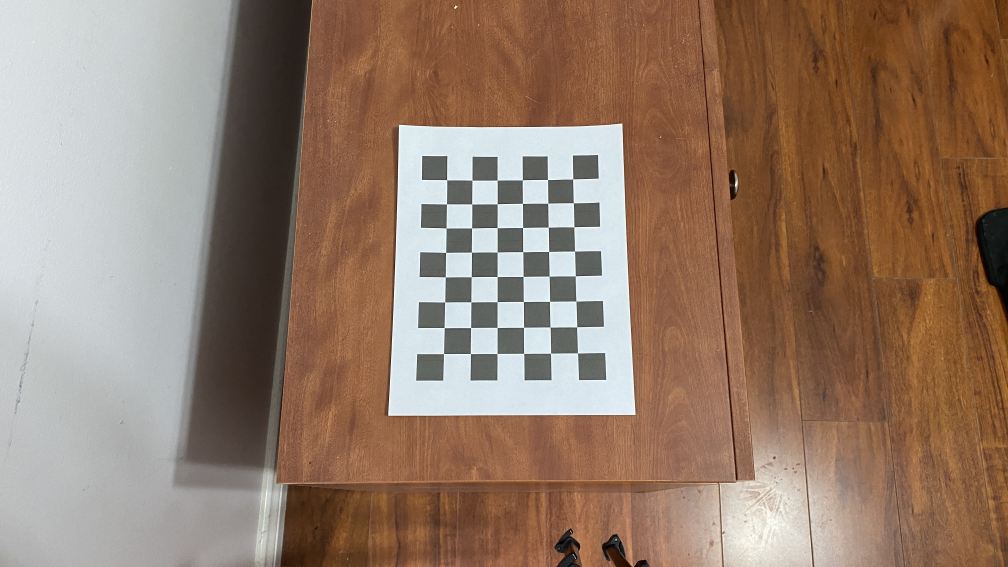
#> input picture Camera Calibrations/phone_camera_calibration/IMG_4207.JPG, 4032 x 2268 px, given as the content of the folder Term 1/ELEC 421/Project/Code/videos/gopro_camera_calibration, which was not available (shown at 1/4 size)
$ python camera_cal.py   (older library calls are emulated)
#> lines starting #> are read from the running program, lines starting #| are printed output that depends on the picture; after the words box and inside, x2 and y2 are one past the last pixel; in counts of white or black regions, pixels touching at a corner belong together; long printed decimals are rounded; pictures that were not available may be replaced by others from this repository, and a replacement may not be noted
#Camera Calibration script
import cv2
import numpy as np
import glob
import time
import imutils as im
import os

Iphone = glob.glob('C:/Users/Owen/Desktop/School/ECE_2020_2021/Term 1/ELEC 421/Project/Code/videos/phone_camera_calibration/*.JPG') #location of either iphone or gopro images
Gopro = glob.glob('C:/Users/Owen/Desktop/School/ECE_2020_2021/Term 1/ELEC 421/Project/Code/videos/gopro_camera_calibration/*.JPG')

camera_type = 'Gopro' #Either Iphone or Gopro depending on which camera we want to calibrate for

def image_resize(frame):
    if(camera_type == 'Gopro'):
        size = (800,600) #Gopro Image ratio is 4:3
    else:
        size = (640, 360) #Iphone image Ratio is 16:9
    img = cv2.resize(frame, dsize=size, interpolation=cv2.INTER_CUBIC) #Change resize shape
    return img

if __name__ == '__main__':

    checkerBoard = (8,6) #6 x 8 checkerboard for camera calibration
    corner_criteria = (cv2.TERM_CRITERIA_EPS + cv2.TERM_CRITERIA_MAX_ITER, 30, 0.001) #termination criteria

    object_points = [] #3D points for each checkerboard image
    image_points = [] #2D points for each checkerboard image

    #Defining world cooridinates for 3d points
    objp = np.zeros((1, checkerBoard[0] * checkerBoard[1], 3), np.float32)
    objp[0,:,:2] = np.mgrid[0:checkerBoard[0], 0:checkerBoard[1]].T.reshape(-1, 2)

    #cv2.namedWindow('Checkerboard Detection', cv2.WINDOW_AUTOSIZE)
    #Extracting images from glob and detecting the checkerboard pattern of the images

    if(camera_type == 'Gopro'):
        images = Gopro
    else:
        images = Iphone

    for image in images:
        filename = os.path.basename(image)

        img = cv2.imread(image)
#> img is the input picture: shape (2268, 4032, 3); mean B, G, R 106.9, 124.1, 148.5
        print(img.shape)
#| (2268, 4032, 3)
        img = image_resize(img)
#> in image_resize, `img = cv2.resize(frame, dsize=size, interpolation=cv2.INTER_CUBIC)`:
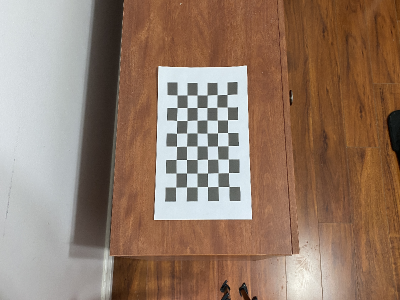
#> img: shape (600, 800, 3) (shown at 1/2 size); mean B, G, R 106.9, 124.1, 148.5
        gray_img = cv2.cvtColor(img, cv2.COLOR_BGR2GRAY) #Makes it easier to find corners
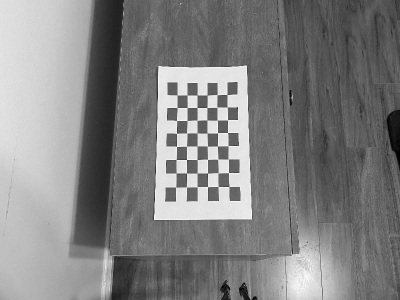
#> gray_img: shape (600, 800) (shown at 1/2 size); min 0, max 255, mean 129.5

        #Find checkerboard corners, ret = true when desired number of corners are found
        patternfound, corners = cv2.findChessboardCorners(gray_img, checkerBoard, cv2.CALIB_CB_ADAPTIVE_THRESH + cv2.CALIB_CB_FAST_CHECK + cv2.CALIB_CB_NORMALIZE_IMAGE)
#> patternfound = True; corners = 48 rows, first 8: [454.4, 189.6], [454.6, 214.5], [455.5, 240.2], [455.5, 265.5], [456.5, 291.9], [456.9, 318.5], [457.5, 345.7], [458.5, 373.5]


        if (patternfound):
            print(filename)
            object_points.append(objp)
            #Finds the more refined pixel cooridinates given the corners from cv2.findChessboardCorners
            refined_corners = cv2.cornerSubPix(gray_img, corners, (11,11), (-1,-1), corner_criteria)
#> refined_corners = 48 rows, first 8: [454.5, 189.6], [454.7, 214.5], [455.5, 240], [455.7, 265.4], [456.5, 291.7], [456.9, 318.5], [457.4, 345.6], [458.6, 373.6]
            image_points.append(refined_corners)

            #Draw and display the corners onto image
            img = cv2.drawChessboardCorners(img, checkerBoard, refined_corners, patternfound)
            img = cv2.putText(img, filename, (10, 80), cv2.FONT_HERSHEY_PLAIN, 2, (255,0,255), 2, cv2.LINE_AA)
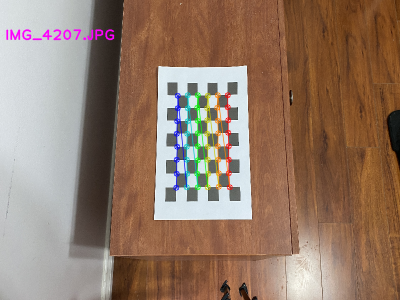
#> img: shape (600, 800, 3) (shown at 1/2 size); mean B, G, R 106.2, 123.2, 148.3
        cv2.imshow('Checkerboard Detection', img)
        cv2.waitKey(0)

    print("Calibrating images...")

    error, camera_matrix, distortion_coeff, rot_vec, trans_vec = cv2.calibrateCamera(object_points, image_points, gray_img.shape[::-1], None, None)
#> error = 0.281; camera_matrix = [[945.3, 0, 410.4], [0, 1394.1, 292.1], [0, 0, 1]]; distortion_coeff = [[-0.99, 188.8, -0.0385, 0.0122, 2.35]]; rot_vec = ([-0.406, 0.41, 1.52],); trans_vec = ([2.2, -3.47, 47.75],)

    print("Reprojection Error: ", error)
#| Reprojection Error:  0.2808
    print("Camera Matrix", camera_matrix)
#| Camera Matrix [[9.45270216e+02 0.00000000e+00 4.10372621e+02]
#|  [0.00000000e+00 1.39410823e+03 2.92132029e+02]
#|  [0.00000000e+00 0.00000000e+00 1.00000000e+00]]
    print("Distortion Coefficients: ", distortion_coeff)
#| Distortion Coefficients:  [[-9.89859827e-01  1.88754179e+02 -3.84671864e-02  1.21831743e-02
#|    2.35039463e+00]]
    #cv2.namedWindow('Undistorted Image', cv2.WINDOW_AUTOSIZE)

    #Get a new optimal Camera Matrix
    img = cv2.imread(images[0])
    img = image_resize(img)
    h, w = img.shape[:2]
    new_camera_matrix, roi = cv2.getOptimalNewCameraMatrix(camera_matrix, distortion_coeff, (w,h), 0, (w,h))
#> new_camera_matrix = [[9837.5, 0, 385.5], [0, 15515.7, 280.3], [0, 0, 1]]; roi = (0, 0, 799, 599)

    #Compute undistortion and refctification transformation map
    mapX, mapY = cv2.initUndistortRectifyMap(camera_matrix, distortion_coeff, np.eye(3),new_camera_matrix, gray_img.shape[::-1], cv2.CV_32FC1)
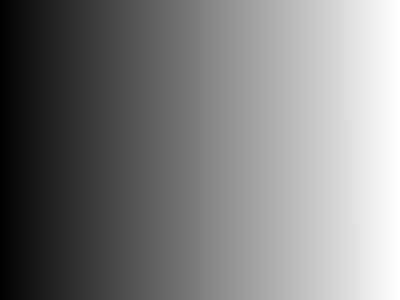
#> mapX: shape (600, 800) float32 (shown at 1/2 size); min 373.4, max 450.2, mean 411.7; drawn with min black and max white
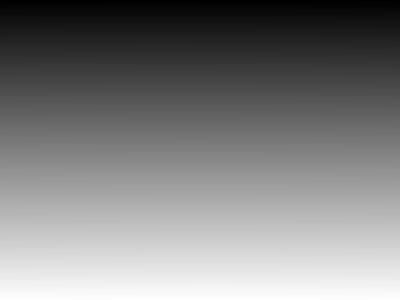
#> mapY: shape (600, 800) float32 (shown at 1/2 size); min 266.8, max 320.7, mean 293.8; drawn with min black and max white

    #Save Camera Parameters to .csv file
    np.savetxt(('Camera Calibrations/'+ camera_type + '_Camera_Matrix.csv'), camera_matrix, delimiter=',',newline = '\n', fmt='%f', header=(camera_type + ' Camera Matrix'))
    np.savetxt(('Camera Calibrations/'+ camera_type + '_Camera_Dist_Coeff.csv'), distortion_coeff, delimiter=',',newline = '\n', fmt='%f', header=(camera_type + ' Distortion Coefficients'))

    #Show corrected images
    for image in images:
        filename = os.path.basename(image)
        img = cv2.imread(image)
        img = image_resize(img)
        img_undistorted = cv2.remap(img, mapX, mapY, cv2.INTER_LINEAR) #Undistorted Image
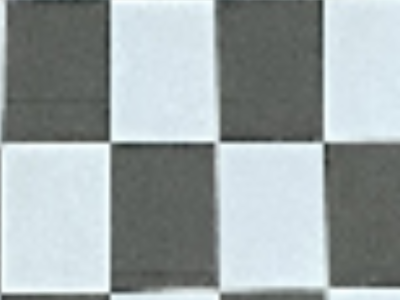
#> img_undistorted: shape (600, 800, 3) (shown at 1/2 size); mean B, G, R 166.1, 165, 156.2
        img_undistorted = cv2.putText(img_undistorted, filename, (10, 80), cv2.FONT_HERSHEY_PLAIN, 2, (255,0,255), 2, cv2.LINE_AA)
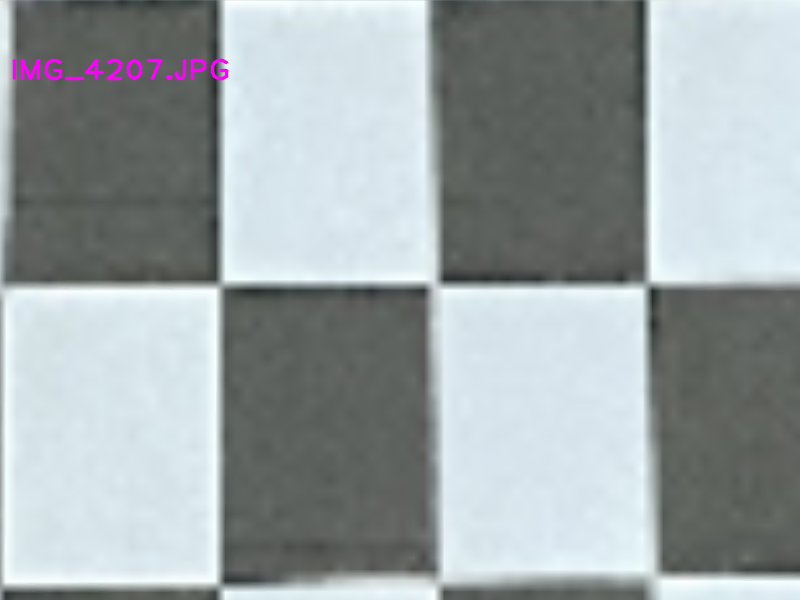
#> img_undistorted: shape (600, 800, 3); 0.5% of pixels changed, all inside (x1, y1, x2, y2) = (12, 58, 229, 81)
        print(filename)

        cv2.imshow('Undistorted Image', img_undistorted)
        cv2.waitKey(0)

    cv2.destroyAllWindows()

$ run again, on Camera Calibrations/phone_camera_calibration/IMG_4211.JPG
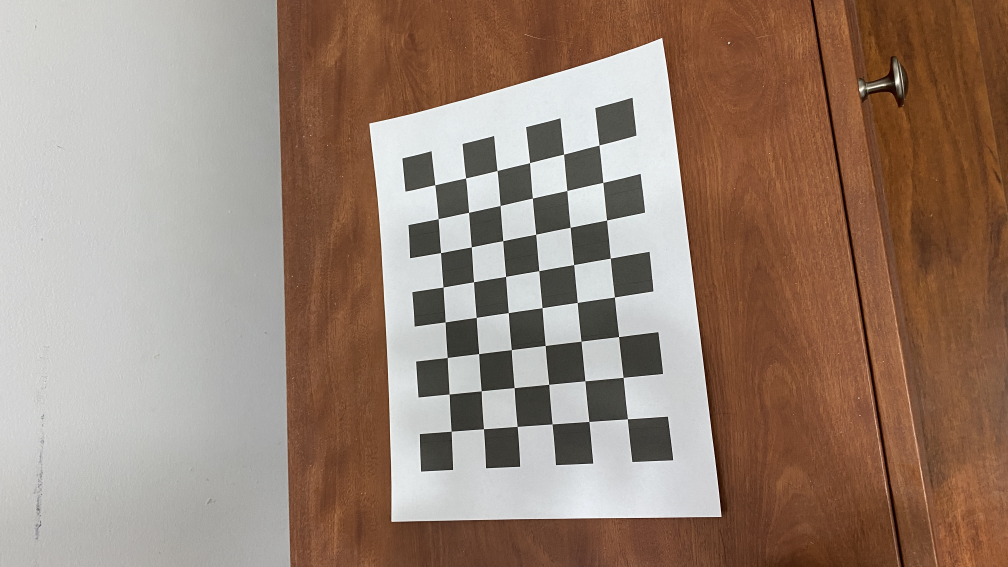
#> input picture Camera Calibrations/phone_camera_calibration/IMG_4211.JPG, 4032 x 2268 px, given as the content of the folder Term 1/ELEC 421/Project/Code/videos/gopro_camera_calibration, which was not available (shown at 1/4 size)
#> img is the input picture: shape (2268, 4032, 3); mean B, G, R 117.5, 132, 153.7
#| (2268, 4032, 3)
#> patternfound = True; corners = 48 rows, first 8: [475.8, 153.1], [478.6, 193.1], [481.6, 232.8], [484.6, 273.3], [487.5, 314.5], [490.5, 356.6], [494.4, 399.7], [497.4, 443.5]
#> refined_corners = 48 rows, first 8: [475.2, 153.5], [478.1, 193.2], [481.4, 232.9], [484, 273.4], [487.6, 314.4], [491.1, 356.2], [494.4, 399.4], [497.8, 443.1]
#> `img = cv2.putText(img, filename, (10, 80), cv2.FONT_HERSHEY_PLAIN, 2, ..`:
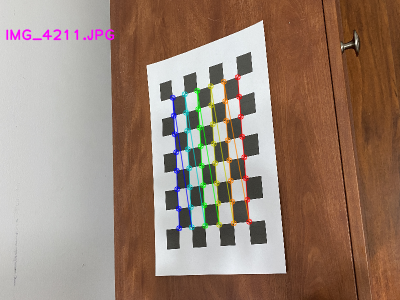
#> img: shape (600, 800, 3) (shown at 1/2 size); mean B, G, R 116.9, 131.3, 153.6
#> error = 0.264; camera_matrix = [[624.4, 0, 419.4], [0, 797.6, 271.3], [0, 0, 1]]; distortion_coeff = [[0.434, -3.41, -0.0156, -0.0135, 11.15]]; rot_vec = ([0.261, 0.521, 1.4],); trans_vec = ([1.76, -2.88, 19.79],)
#| Reprojection Error:  0.2644
#| Camera Matrix [[624.404   0.         419.385]
#|  [  0.         797.581 271.318]
#|  [  0.           0.           1.        ]]
#| Distortion Coefficients:  [[ 0.4339 -3.407 -0.01555 -0.01353 11.148]]
#> new_camera_matrix = [[1306.1, 0, 361.5], [0, 1748.7, 292.6], [0, 0, 1]]; roi = (0, 0, 799, 599)
#> `img_undistorted = cv2.putText(img_undistorted, filename, (10, 80), cv2..`:
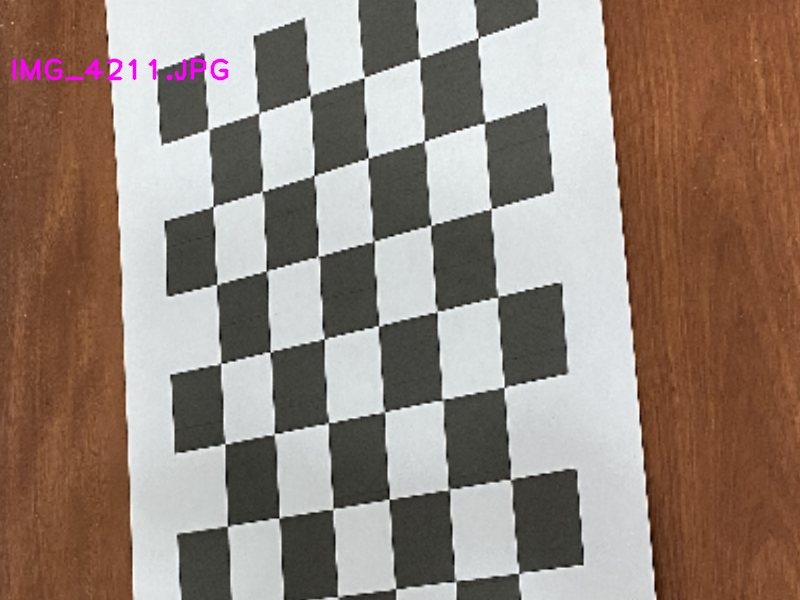
#> img_undistorted: shape (600, 800, 3); mean B, G, R 121.3, 131.8, 148

$ run again, on Camera Calibrations/phone_camera_calibration/IMG_4212.JPG
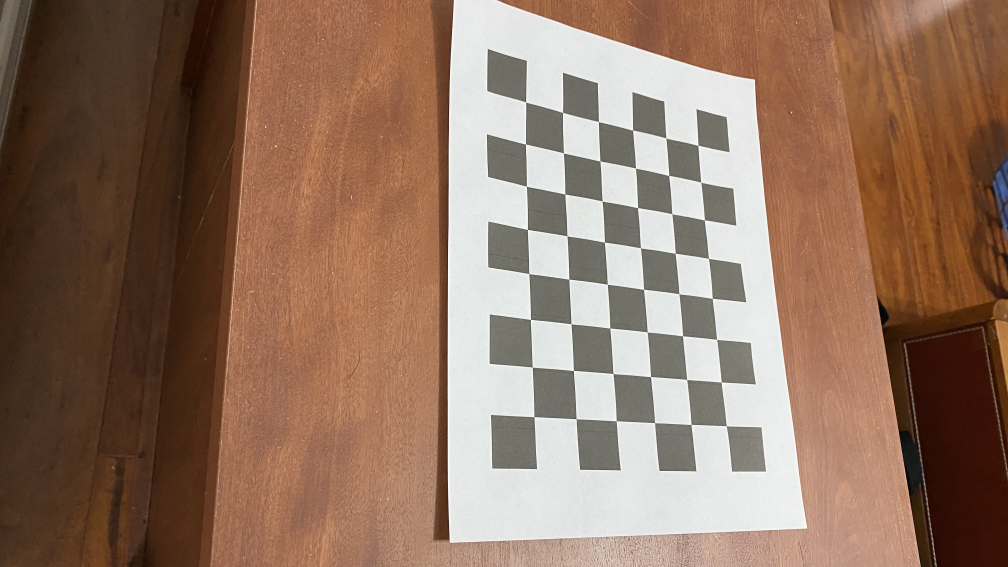
#> input picture Camera Calibrations/phone_camera_calibration/IMG_4212.JPG, 4032 x 2268 px, given as the content of the folder Term 1/ELEC 421/Project/Code/videos/gopro_camera_calibration, which was not available (shown at 1/4 size)
#> img is the input picture: shape (2268, 4032, 3); mean B, G, R 97.3, 115.6, 144.9
#| (2268, 4032, 3)
#> `gray_img = cv2.cvtColor(img, cv2.COLOR_BGR2GRAY)`:
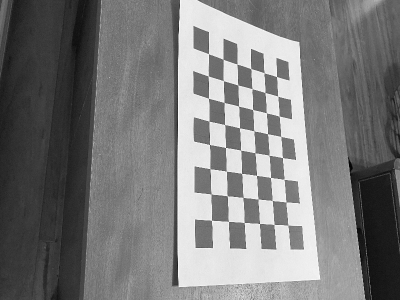
#> gray_img: shape (600, 800) (shown at 1/2 size); min 0, max 255, mean 122.3
#> patternfound = True; corners = 48 rows, first 8: [423.5, 441], [422.5, 388.6], [420.5, 337.5], [419.5, 289.5], [418.5, 242.4], [417.5, 197], [416.8, 152.5], [417.4, 108]
#> refined_corners = 48 rows, first 8: [423.3, 440.9], [422.7, 388.6], [420.3, 337.8], [419.2, 289.6], [418.5, 242.7], [417.3, 197.1], [416.7, 152.4], [417.5, 108.1]
#> error = 0.346; camera_matrix = [[545, 0, 360.9], [0, 715.5, 275.4], [0, 0, 1]]; distortion_coeff = [[0.31, -0.903, -0.0282, 0.0018, 1.27]]; rot_vec = ([0.116, -0.59, -1.46],); trans_vec = ([1.54, 3.14, 13.52],)
#| Reprojection Error:  0.3456
#| Camera Matrix [[544.967   0.         360.921]
#|  [  0.         715.471   275.384]
#|  [  0.           0.           1.        ]]
#| Distortion Coefficients:  [[ 0.3097 -0.9034 -0.02823  0.001804  1.272]]
#> new_camera_matrix = [[629.3, 0, 379.9], [0, 849.7, 265.8], [0, 0, 1]]; roi = (0, 0, 799, 599)
#> `img_undistorted = cv2.putText(img_undistorted, filename, (10, 80), cv2..`:
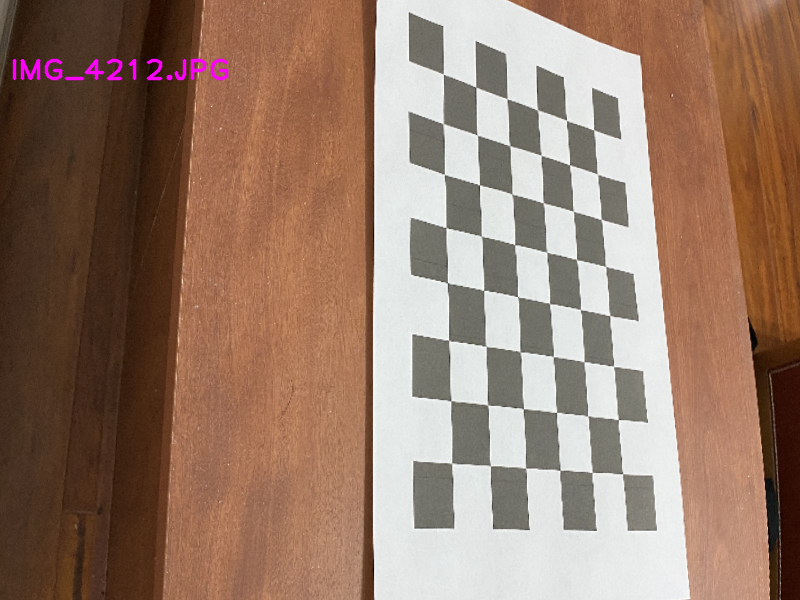
#> img_undistorted: shape (600, 800, 3); mean B, G, R 106.9, 123.5, 151.3
